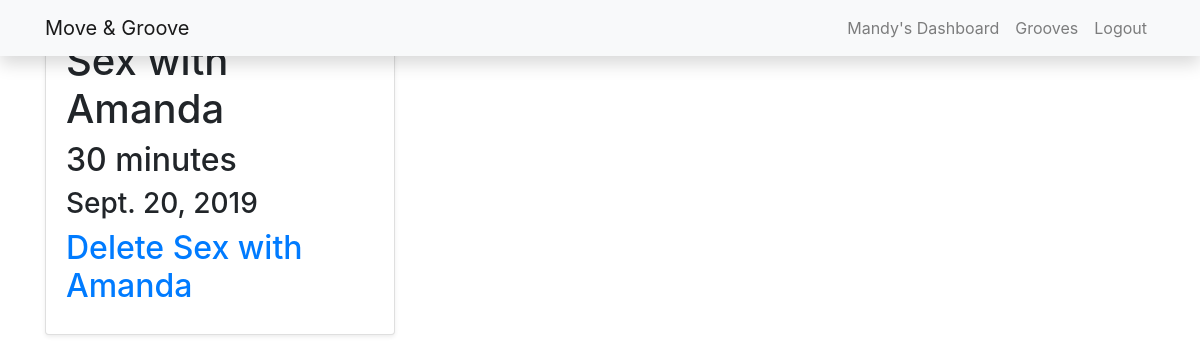
The page /groove/2 (signed in) on the database its author committed.
### groove/models.py (models this page shows, shortened)
class Groove(models.Model):
  groove = models.CharField(max_length=200)
  date = models.DateField()
  duration = models.IntegerField()
  user = models.ForeignKey(User, on_delete=models.CASCADE)

### groove/views.py (the view)
# urls.py: path('groove/<int:pk>', views.DetailGroove.as_view(), name='detail_groove'),
class DetailGroove(LoginRequiredMixin, generic.DetailView):
    model = Groove
    template_name = 'grooves/detail_groove.html'

### templates/grooves/detail_groove.html (shortened to what this page needs)
{% extends 'base.html' %}
{% block content %}
<div class="container" >
    <div class="row">
      <div class="col-md-4 mt-3">
        <div class="card mb-4 shadow-sm">
          <div class="card-body">
            <h1 class="card-text">{{ groove.groove }}</h1>
            <h2> {{ groove.duration}} minutes</h2>
            <h3> {{ groove.date }}
           <h2><a  class="purple-text" href="{% url 'delete_groove' groove.id %}">Delete {{ groove.groove }}</a></h2>
          </div>
        </div>
      </div>
      </div>
</div>
{% endblock %}

### templates/partials/_navbar.html (shortened to what this page needs)
<nav class="navbar navbar-expand-lg navbar-light bg-light shadow fixed-top">
  <div class="container">
    <a class="navbar-brand" href="{% url 'index' %}">Move & Groove</a>
    <div class="collapse navbar-collapse" id="navbarResponsive">
   <ul class="navbar-nav ml-auto">
                       {% if user.is_authenticated %}
                        <li class="nav-item">
                            <a class="nav-link waves-effect" href="{% url 'dashboard' %}">{{user.username}}'s Dashboard</a>
                        </li>
                       <li class="nav-item">
                            <a class="nav-link waves-effect" href="{% url 'grooves' %}">Grooves</a>
                        </li>
                        <li class="nav-item">
                            <a class="nav-link waves-effect" href="{% url 'logout' %}" >Logout</a>
                        </li>
                        {% endif %}
    </div>
  </div>
</nav>

### movegroove/static/index.css (style rules this page uses)
html, body, .view { height: 100%; }

### rows shown on the page
Groove: groove "Sex with Amanda", duration "30", date "Sept. 20, 2019"

### other values the page prints
{{ user.username }} "Mandy"
